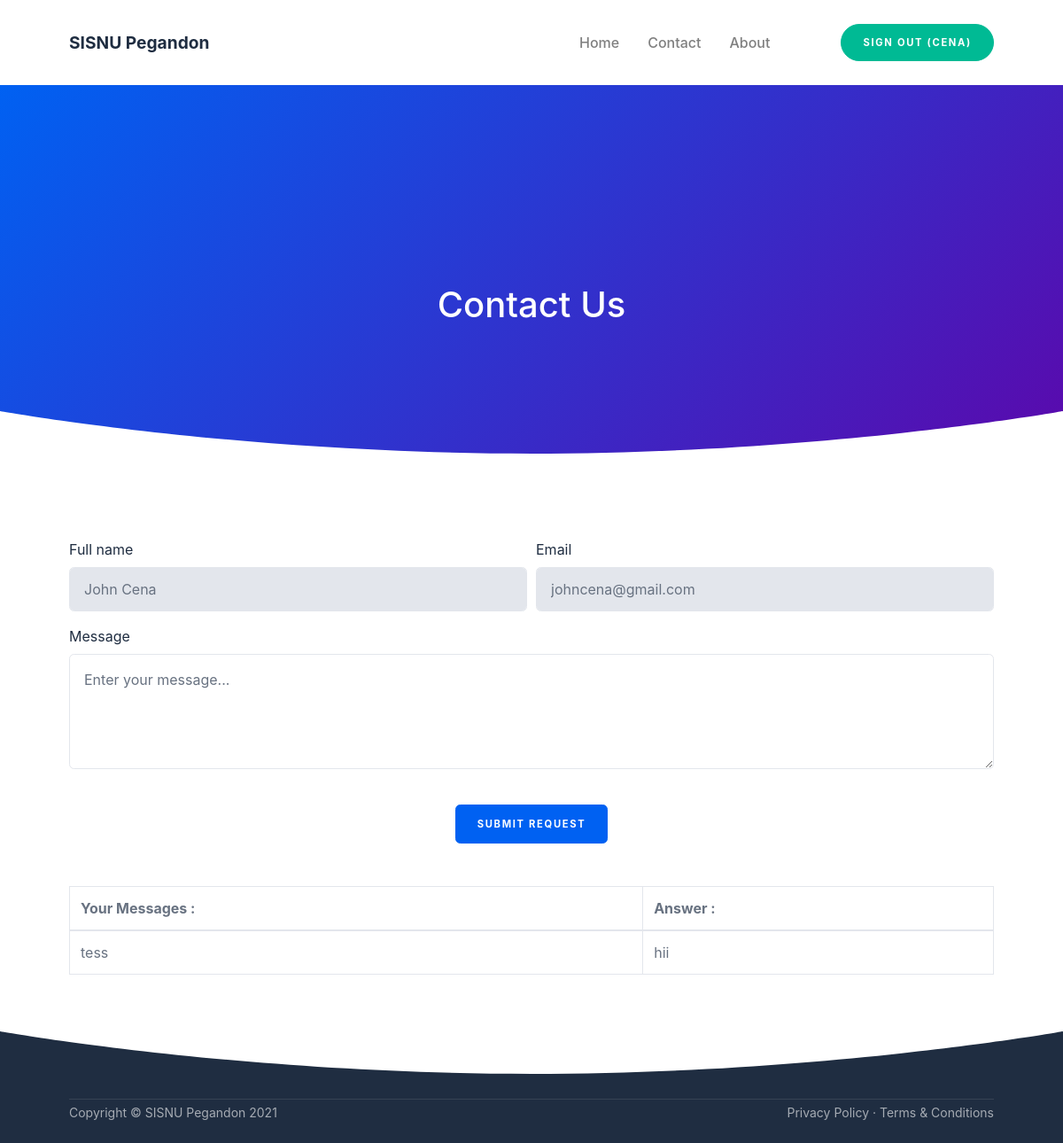
Screenshot of /contact.php (signed in) with the database file from the repository.
### tables this page shows
CREATE TABLE `users` (
  `user_id` int(11) NOT NULL,
  `user_name` varchar(255) NOT NULL,
  `user_nickname` varchar(255) NOT NULL,
  `user_email` varchar(255) NOT NULL,
  `user_password` varchar(255) NOT NULL,
  `user_photo` text NOT NULL,
  `registered_on` varchar(255) NOT NULL,
  `user_role` varchar(255) NOT NULL DEFAULT 'Subscriber'
);

CREATE TABLE `messages` (
  `msg_id` int(11) NOT NULL,
  `msg_username` varchar(255) NOT NULL,
  `msg_email` varchar(255) NOT NULL,
  `msg_detail` text NOT NULL,
  `msg_date` varchar(255) NOT NULL,
  `msg_status` varchar(255) NOT NULL DEFAULT 'Pending',
  `msg_state` int(11) NOT NULL DEFAULT '0',
  `msg_reply` text NOT NULL
);

### contact.php (the view, shortened to what this page needs)
<?php require_once('./includes/header.php'); ?>
<?php require_once('./includes/navbar.php') ?>
<header class="page-header page-header-dark bg-gradient-primary-to-secondary">
    <div class="page-header-content pt-10">
        <div class="container text-center">
            <div class="row justify-content-center">
                <div class="col-lg-8">
                    <h1 class="page-header-title mb-3">Contact Us</h1>
                </div>
            </div>
        </div>
    </div>
    <div class="svg-border-rounded text-white">
        <svg xmlns="http://www.w3.org/2000/svg" viewBox="0 0 144.54 17.34" preserveAspectRatio="none" fill="currentColor">
            <path d="M144.54,17.34H0V0H144.54ZM0,0S32.36,17.34,72.27,17.34,144.54,0,144.54,0" />
        </svg>
    </div>
</header>
<section class="bg-white py-10">
    <div class="container">
        <?php
        if (isset($_SESSION['login'])) { ?>
            <form action="contact.php" method="POST">
                <?php
                if (isset($_COOKIE['_uid_'])) {
                    $user_id = base64_decode($_COOKIE['_uid_']);
                } elseif (isset($_SESSION['user_id'])) {
                    $user_id = $_SESSION['user_id'];
                } else {
                    $user_id = -1;
                }
                $sql = "SELECT * FROM users WHERE user_id = :id";
                $stmt = $pdo->prepare($sql);
                $stmt->execute([
                    ':id' => $user_id
                ]);
                $users = $stmt->fetch(PDO::FETCH_ASSOC);
                $username = $users['user_name'];
                $user_email = $users['user_email'];
                ?>
                <div class="form-row">
                    <div class="form-group col-md-6">
                        <label class="text-dark" for="inputName">Full name</label>
                        <input value="<?= $username ?>" readonly class="form-control py-4" id="inputName" type="text" placeholder="Full name" />
                    </div>
                    <div class="form-group col-md-6">
                        <label class="text-dark" for="inputEmail">Email</label>
                        <input value="<?= $user_email ?>" readonly class="form-control py-4" id="inputEmail" type="email" placeholder="name@example.com" />
                    </div>
                </div>
                <div class="form-group">
                    <label class="text-dark" for="inputMessage">Message</label>
                    <textarea name="message" class="form-control py-3" id="inputMessage" type="text" placeholder="Enter your message..." rows="4"></textarea>
                </div>
                <div class="text-center">
                    <button name="send" class="btn btn-primary btn-marketing mt-4" type="submit">Submit Request</button>
                </div>
            </form>
            <div class="datatable table-responsive mt-5">
                <table class="table table-bordered table-hover" id="dataTable" width="100%" cellspacing="0">
                    <thead>
                        <tr>
                            <th>Your Messages : </th>
                            <th>Answer : </th>
                        </tr>
                    </thead>
                    <tbody>
                        <?php
                        $sql = "SELECT * FROM messages WHERE msg_username = :username";
                        $stmt = $pdo->prepare($sql);
                        $stmt->execute([
                            ':username' => $_SESSION['user_name']
                        ]);
                        while ($msg = $stmt->fetch(PDO::FETCH_ASSOC)) {
                            $msg_detail = $msg['msg_detail'];
                            $msg_answer = $msg['msg_reply']; ?>
                            <tr>
                                <td><?= $msg_detail ?>
                                </td>
                                <td>
                                    <?= $msg_answer ?>
                                </td>
                            </tr>
                        <?php }
                        ?>
                    </tbody>
                </table>
            </div>
        <?php } else { ?>
            <a href="./backend/signin.php">Sign in to contact us!</a>
        <?php }
        ?>
    </div>
    <div class="svg-border-rounded text-dark">
        <svg xmlns="http://www.w3.org/2000/svg" viewBox="0 0 144.54 17.34" preserveAspectRatio="none" fill="currentColor">
            <path d="M144.54,17.34H0V0H144.54ZM0,0S32.36,17.34,72.27,17.34,144.54,0,144.54,0" />
        </svg>
    </div>
</section>
</main>
</div>
<div id="layoutDefault_footer">
    <footer class="footer pt-4 pb-4 mt-auto bg-dark footer-dark">
        <div class="container">
            <hr class="my-1" />
            <div class="row align-items-center">
                <div class="col-md-6 small">Copyright &#xA9; SISNU Pegandon 2021</div>
                <div class="col-md-6 text-md-right small">
                    <a href="privacy_policy.php">Privacy Policy</a>
                    &#xB7;
                    <a href="terms_conditions.php">Terms &amp; Conditions</a>
                </div>
            </div>
        </div>
    </footer>
</div>
</div>
<?php require_once('./includes/footer.php'); ?>

### rows the page displays
users: user_name "John Cena", user_email "johncena@gmail.com"
messages: msg_detail "tess", msg_reply "hii"

### other values shown
$_SESSION['nickname'] "CENA"
